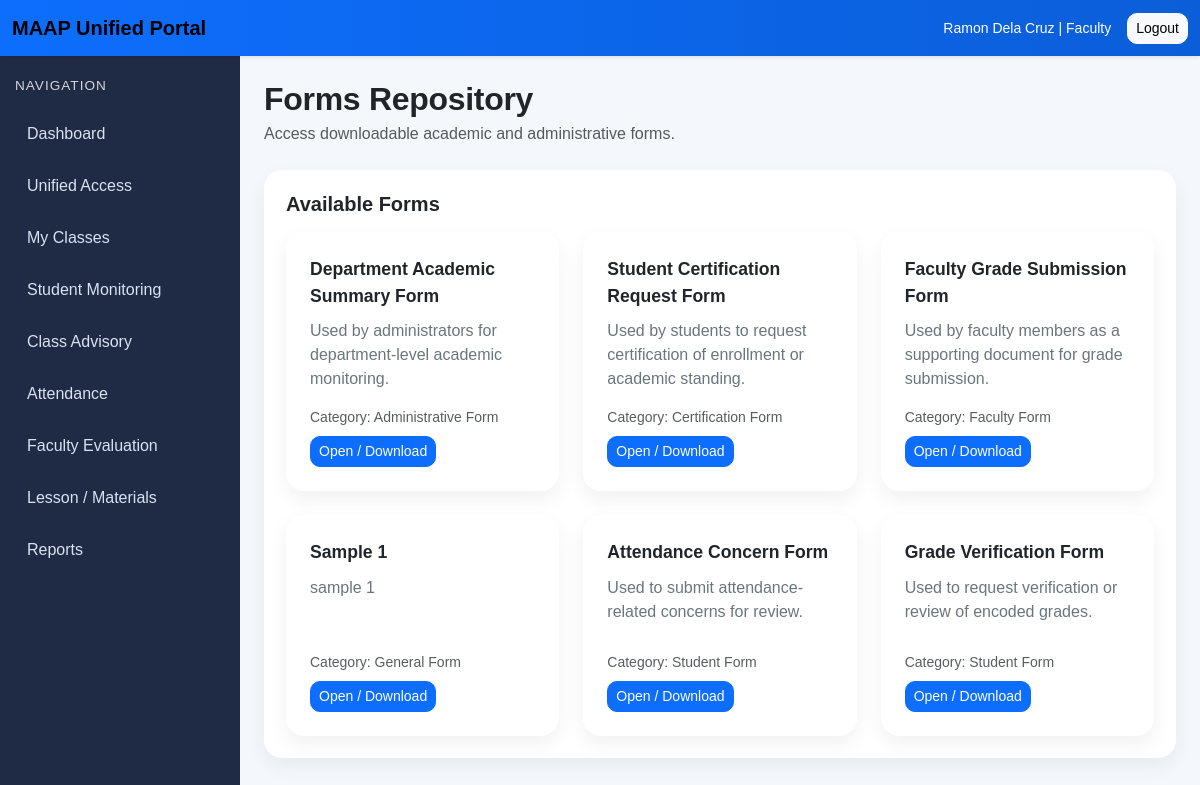
/forms/ (signed in), run on the app's committed database.
### accounts/models.py (models this page shows, shortened)
class CustomUser(AbstractUser):
    ROLE_CHOICES = [
        ("admin", "Admin"),
        ("faculty", "Faculty"),
        ("student", "Student"),
    ]
    role = models.CharField(max_length=20, choices=ROLE_CHOICES, default="student")

### formsrepo/models.py (models this page shows, shortened)
class AcademicForm(models.Model):
    CATEGORY_CHOICES = [
        ("student", "Student Form"),
        ("faculty", "Faculty Form"),
        ("admin", "Administrative Form"),
        ("certification", "Certification Form"),
        ("general", "General Form"),
    ]
    title = models.CharField(max_length=200)
    description = models.TextField(blank=True)
    category = models.CharField(max_length=30, choices=CATEGORY_CHOICES, default="general")
    file = models.FileField(upload_to="academic_forms/")
    uploaded_by = models.ForeignKey(
        settings.AUTH_USER_MODEL,
        on_delete=models.SET_NULL,
        null=True,
        blank=True,
        related_name="uploaded_forms"
    )
    is_active = models.BooleanField(default=True)
    uploaded_at = models.DateTimeField(auto_now_add=True)
    class Meta:
        ordering = ["category", "title"]

### formsrepo/views.py (the view)
# urls.py: path("", views.forms_repository, name="forms-repository"),
@login_required
def forms_repository(request):
    if request.method == "POST":
        if request.user.role != "admin":
            messages.error(request, "Only admin users can upload forms.")
            return redirect("forms-repository")
        form = AcademicFormUploadForm(request.POST, request.FILES)
        if form.is_valid():
            academic_form = form.save(commit=False)
            academic_form.uploaded_by = request.user
            academic_form.save()
            messages.success(request, "Form uploaded successfully.")
            return redirect("forms-repository")
    else:
        form = AcademicFormUploadForm()
    forms = AcademicForm.objects.filter(is_active=True).order_by("category", "title")
    context = {
        "page_title": "Forms Repository",
        "form": form,
        "forms": forms,
    }
    return render(request, "formsrepo/forms_repository.html", context)

### templates/formsrepo/forms_repository.html (shortened to what this page needs)
{% extends "base.html" %}
{% block content %}
<div class="page-header">
    <h2 class="fw-bold mb-1">Forms Repository</h2>
    <p class="text-muted mb-0">Access downloadable academic and administrative forms.</p>
</div>
<div class="section-box">
    <h5 class="fw-bold mb-3">Available Forms</h5>
    <div class="row g-4">
        {% for item in forms %}
        <div class="col-md-6 col-lg-4">
            <div class="card access-card">
                <div class="card-body">
                    <div class="access-card-title">{{ item.title }}</div>
                    <p class="access-card-text">{{ item.description }}</p>
                    <p class="small text-muted mb-2">Category: {{ item.get_category_display }}</p>
                    {% if item.file %}
                        <a href="{{ item.file.url }}" target="_blank" class="btn btn-primary btn-sm">
                            Open / Download
                        </a>
                    {% else %}
                        <span class="text-muted">No file attached</span>
                    {% endif %}
                </div>
            </div>
        </div>
        {% empty %}
        <div class="col-12">
            <p class="text-muted mb-0">No forms available yet.</p>
        </div>
        {% endfor %}
    </div>
</div>
{% endblock %}

### templates/base.html (shortened to what this page needs)
{% load static %}
<!DOCTYPE html>
<html lang="en">
<head>
    <link href="https://cdn.jsdelivr.net/npm/bootstrap@5.3.3/dist/css/bootstrap.min.css" rel="stylesheet">
    <link rel="stylesheet" href="{% static 'css/portal.css' %}">
</head>
<body>
{% if user.is_authenticated %}
    <nav class="navbar navbar-expand-lg portal-navbar shadow-sm">
        <div class="container-fluid">
            <a class="navbar-brand fw-bold" href="{% url 'role-redirect' %}">
                MAAP Unified Portal
            </a>
            <div class="d-flex align-items-center gap-3 ms-auto">
                <span class="text-white small">
                    {{ user.get_full_name|default:user.username }} | {{ user.role|title }}
                </span>
                <form method="post" action="{% url 'logout' %}">
                    <button type="submit" class="btn btn-light btn-sm">Logout</button>
                </form>
            </div>
        </div>
    </nav>
    <div class="portal-wrapper">
        <aside class="portal-sidebar">
            <div class="sidebar-heading">Navigation</div>
            <a href="{% url 'role-redirect' %}" class="sidebar-link">Dashboard</a>
            <a href="{% url 'unified-access' %}" class="sidebar-link">Unified Access</a>
            {% if user.role == 'admin' %}
                    <a href="{% url 'admin-faculty-list' %}" class="sidebar-link">Faculty</a>
                    <button class="sidebar-link sidebar-toggle {% if '/evaluations/' in request.path %}active{% endif %}"
                        type="button"
                        data-bs-toggle="collapse"
                        data-bs-target="#evaluationSubMenu"
                        aria-expanded="{% if '/evaluations/' in request.path %}true{% else %}false{% endif %}"
                        aria-controls="evaluationSubMenu">Evaluation<span class="sidebar-arrow">▾</span>
                    </button>
                        <div class="collapse {% if '/evaluations/' in request.path %}show{% endif %}" id="evaluationSubMenu">
                            <div class="sidebar-submenu">
                                <a href="{% url 'evaluation-input' %}" class="sidebar-sublink">Evaluation Input</a>
                                <a href="{% url 'evaluation-summary' %}" class="sidebar-sublink">Evaluation Summary</a>
                            </div>
                        </div>
                <a href="{% url 'reports-index' %}" class="sidebar-link">Reports</a>
                <a href="{% url 'forms-repository' %}" class="sidebar-link">Forms</a>
            {% elif user.role == 'faculty' %}
                <a href="{% url 'faculty-class-list' %}" class="sidebar-link">My Classes</a>
                <a href="{% url 'faculty-student-monitoring' %}" class="sidebar-link">Student Monitoring</a>
                <a href="{% url 'faculty-class-advisory' %}" class="sidebar-link">Class Advisory</a>
                <a href="{% url 'faculty-attendance-class-list' %}" class="sidebar-link">Attendance</a>
                <a href="{% url 'faculty-evaluation-dashboard' %}" class="sidebar-link">Faculty Evaluation</a>
                <a href="{% url 'lesson-materials' %}" class="sidebar-link">Lesson / Materials</a>
                <a href="{% url 'reports-index' %}" class="sidebar-link">Reports</a>
            {% endif %}
        </aside>
        <main class="portal-content">
{% else %}
    <div class="container py-5">
        <div class="row justify-content-center">
            <div class="col-md-6 col-lg-5">
{% endif %}
                {% block content %}{% endblock %}
{% if user.is_authenticated %}
        </main>
    </div>
{% else %}
            </div>
        </div>
    </div>
{% endif %}
</body>
</html>

### static/css/portal.css (style rules this page uses)
body { background-color: #f4f7fb; font-family: Arial, sans-serif; margin: 0; overflow-x: hidden; }
.portal-navbar { background: linear-gradient(90deg, #0d6efd, #0b5ed7); }
.portal-wrapper { display: flex; min-height: calc(100vh - 56px); width: 100%; max-width: 100vw; min-width: 0; overflow-x: hidden; }
.portal-sidebar { width: 240px; flex: 0 0 240px; background-color: #1f2a44; color: #ffffff; padding: 20px 15px; }
.sidebar-heading { font-size: 0.85rem; text-transform: uppercase; letter-spacing: 1px; margin-bottom: 16px; opacity: 0.8; }
.sidebar-link { display: block; color: #d9e2f2; text-decoration: none; padding: 10px 12px; margin-bottom: 8px; border-radius: 10px; transition: 0.2s ease; }
.portal-content { flex: 1 1 auto; width: calc(100vw - 240px); max-width: calc(100vw - 240px); padding: 24px; min-width: 0; overflow-x: hidden; box-sizing: border-box; }
.page-header { margin-bottom: 24px; }
.access-card { border: none; border-radius: 18px; box-shadow: 0 8px 20px rgba(0, 0, 0, 0.06); transition: transform 0.2s ease, box-shadow 0.2s ease; height: 100%; }
.access-card .card-body { padding: 24px; }
.access-card-title { font-size: 1.1rem; font-weight: 700; margin-bottom: 10px; }
.access-card-text { color: #6c757d; min-height: 60px; }
.section-box { background: #ffffff; border-radius: 18px; padding: 22px; box-shadow: 0 8px 20px rgba(0, 0, 0, 0.06); }
.btn { border-radius: 10px; }
.page-header h2 { letter-spacing: -0.3px; }
.section-box { margin-bottom: 4px; }
.admin-dashboard *, .portal-content * { box-sizing: border-box; }

### data on the page
CustomUser: get_full_name "Ramon Dela Cruz", role "Faculty"
AcademicForm: title "Department Academic Summary Form", description "Used by administrators for department-level academic monitoring.", category "Administrative Form"
AcademicForm: title "Student Certification Request Form", description "Used by students to request certification of enrollment or academic standing.", category "Certification Form"
AcademicForm: title "Faculty Grade Submission Form", description "Used by faculty members as a supporting document for grade submission.", category "Faculty Form"
AcademicForm: title "Sample 1", description "sample 1", category "General Form"
AcademicForm: title "Attendance Concern Form", description "Used to submit attendance-related concerns for review.", category "Student Form"
AcademicForm: title "Grade Verification Form", description "Used to request verification or review of encoded grades.", category "Student Form"
